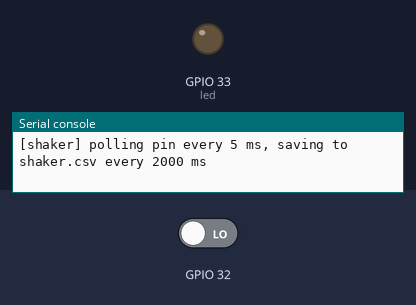
The program below on a simulated ESP32 board running MicroPython. Shown: output pins drawn as LEDs (lit = HIGH), the last lines printed to the serial console. Inputs (shaded band) come from the test bench; at power-on: GPIO 32 LOW. Files the program writes start out absent.

Above: at 1.2 s.
1.3 s: GPIO 32 driven HIGH
At 3.3 s:
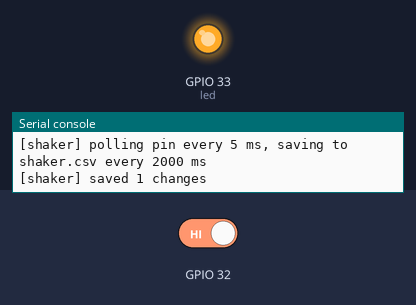
Timing chart, 0 to 10.3 s (numbered marks = the images above; inputs shaded):
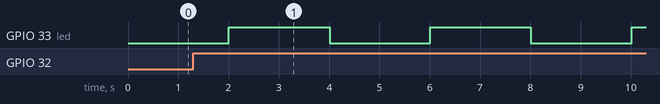

The program:

shaker_recorder.py
```python
import asyncio
import time
from machine import Pin


SHAKER_PIN = 32
POLL_INTERVAL_MS = 5
SAVE_INTERVAL_MS = 2_000
OUTPUT_FILE = 'shaker.csv'


class ShakerRecorder:
    def __init__(self, pin_num: int = SHAKER_PIN, output_file: str = OUTPUT_FILE,
                 interval_ms: int = SAVE_INTERVAL_MS, poll_ms: int = POLL_INTERVAL_MS):
        self._pin = Pin(pin_num, Pin.IN)
        self._output_file = output_file
        self._interval_ms = interval_ms
        self._poll_ms = poll_ms
        self._changes = []
        self.led = Pin(33, Pin.OUT)
        self.led.off()

    async def run(self):
        print(f'[shaker] polling pin every {self._poll_ms} ms, saving to {self._output_file} every {self._interval_ms} ms')
        with open(self._output_file, 'w') as f:
            f.write('ticks_ms,value\n')

        last_value = self._pin.value()
        last_save = time.ticks_ms()

        while True:
            await asyncio.sleep_ms(self._poll_ms)

            current = self._pin.value()
            if current != last_value:
                last_value = current
                self._changes.append((time.ticks_ms(), current))

            if time.ticks_diff(time.ticks_ms(), last_save) >= self._interval_ms:
                self.led.toggle()
                last_save = time.ticks_ms()
                if not self._changes:
                    print('[shaker] no changes')
                    continue
                batch, self._changes = self._changes, []
                with open(self._output_file, 'a') as f:
                    for ticks, val in batch:
                        f.write(f'{ticks},{val}\n')
                print(f'[shaker] saved {len(batch)} changes')


if __name__ == '__main__':
    asyncio.run(ShakerRecorder().run())
```

Measured:
- by itself, GPIO 33 (led): alternates HIGH for 2.0 s and LOW for 2.0 s
